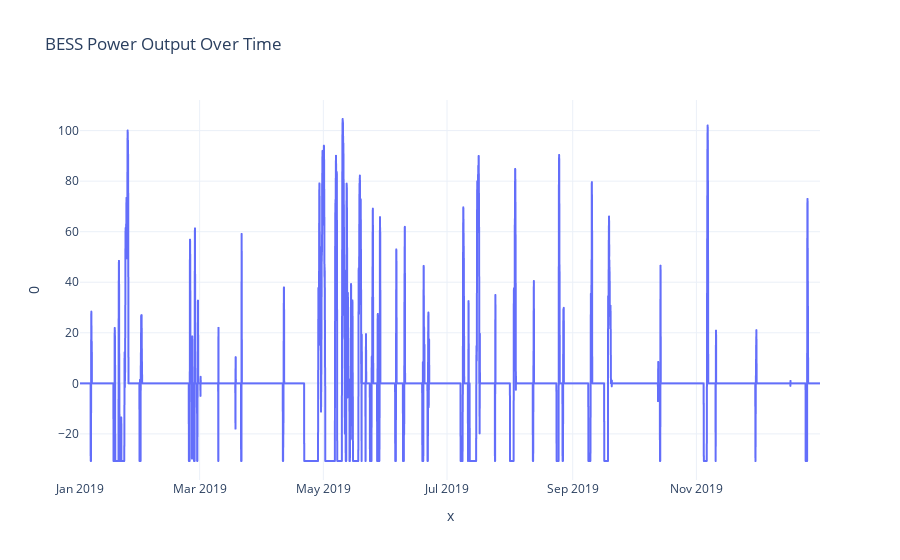

The cell this chart's notebook holds for it:
### Code cell
fig = px.line(
    data_frame=pd.DataFrame(battery_power),
    x=data_centre_power.index,
    y=0,
    title="BESS Power Output Over Time",
    labels={"value": "Power (MW)", "variable": "Generator"},
    template="plotly_white",
)
fig.show()

### Figure 1 — Plotly figure (JSON) as saved in the notebook; plotly's stock layout.template omitted (floating-point values rounded to 4 significant figures; data arrays with more than 128 entries replaced by an {"elided": "..."} marker saying what was removed)
{"data": [{"hovertemplate": "x=%{x}<br>0=%{y}<extra></extra>", "legendgroup": "", "line": {"color": "#636efa", "dash": "solid"}, "marker": {"symbol": "circle"}, "mode": "lines", "name": "", "showlegend": false, "type": "scattergl", "x": {"elided": "8760 str values"}, "xaxis": "x", "y": {"elided": "8760 float values"}, "yaxis": "y"}], "layout": {"legend": {"tracegroupgap": 0}, "title": {"text": "BESS Power Output Over Time"}, "xaxis": {"anchor": "y", "domain": [0, 1], "title": {"text": "x"}}, "yaxis": {"anchor": "x", "domain": [0, 1], "title": {"text": "0"}}}}
